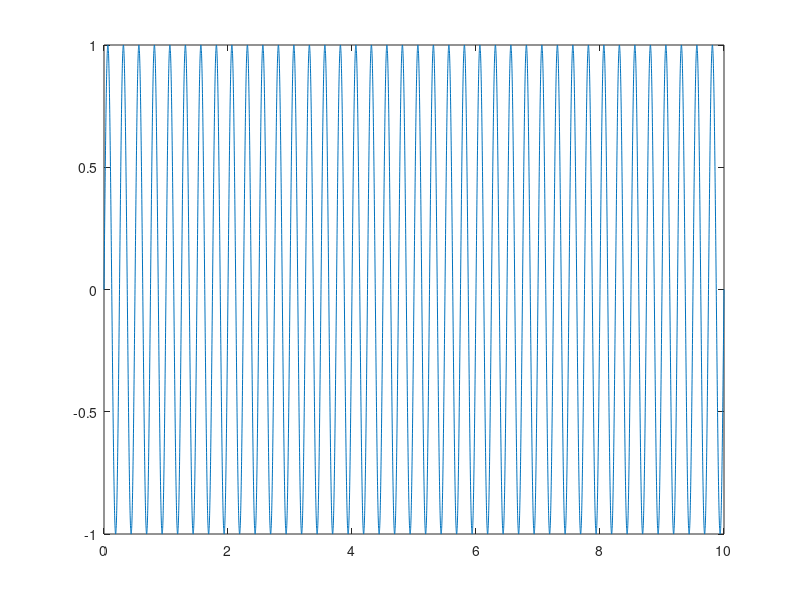
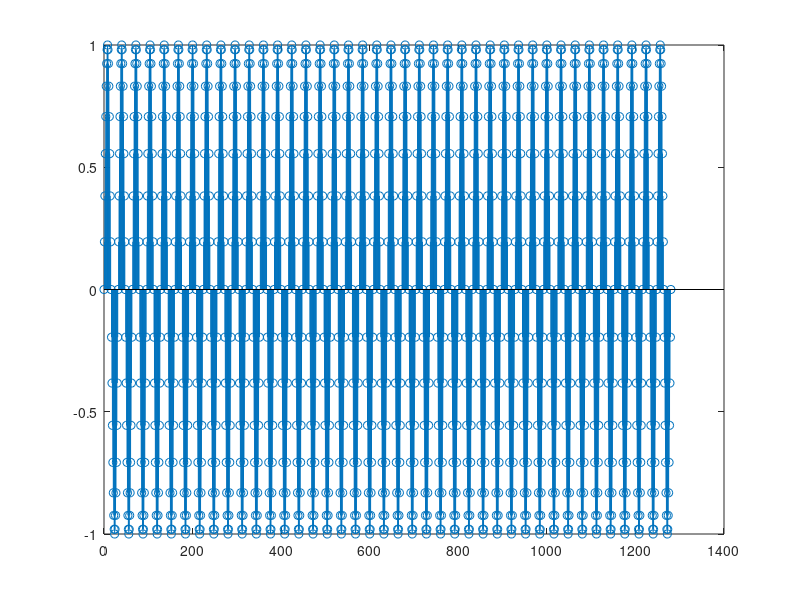
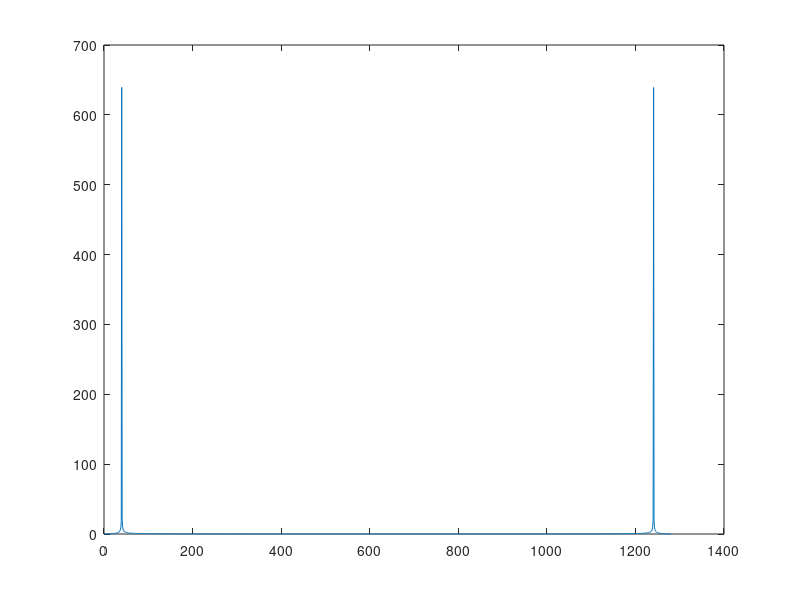

The MATLAB source for these figures, in order:
% Sine Wave Sampling
clc;
clear all;
close all;

num_secs = 10;
a = 8;
b = 128;
t = 0:0.001:num_secs;
n = 0:num_secs*b;
signal = sin(a*pi*t);
sn = zeros(1,num_secs*b);
for i=0:num_secs*b
    sn(i+1) = sin((a/b)*pi*(i));
end
plot(t, signal);
figure();
stem(n, sn);
figure();
plot(n, abs(fft(sn)));
sn_fft = fft(sn);
format short;

dlmwrite('sn_fft.csv',fft(sn),'delimiter',',','precision','%.6f');
% dlmwrite('sinewave.csv',sn,'delimiter',',','precision','%.6f');
% DLMWRITE('file.txt',M,'delimiter','\t','precision','%.6f') writes M
%     to file file.txt with elements delimited by the tab character, using a
%     precision of 6 decimal places. 

sn = [123 sn];
emptyVector = zeros(1,length(sn));
numbers = 1:1:length(sn);
sn0 = [numbers' emptyVector' sn' sn' sn' sn' sn' sn' sn' sn' sn' sn' sn' sn' sn' sn'];
% Emotiv type formatting for .csv file
dlmwrite('sinewave0.csv',sn0,'delimiter',',','precision','%.6f');

